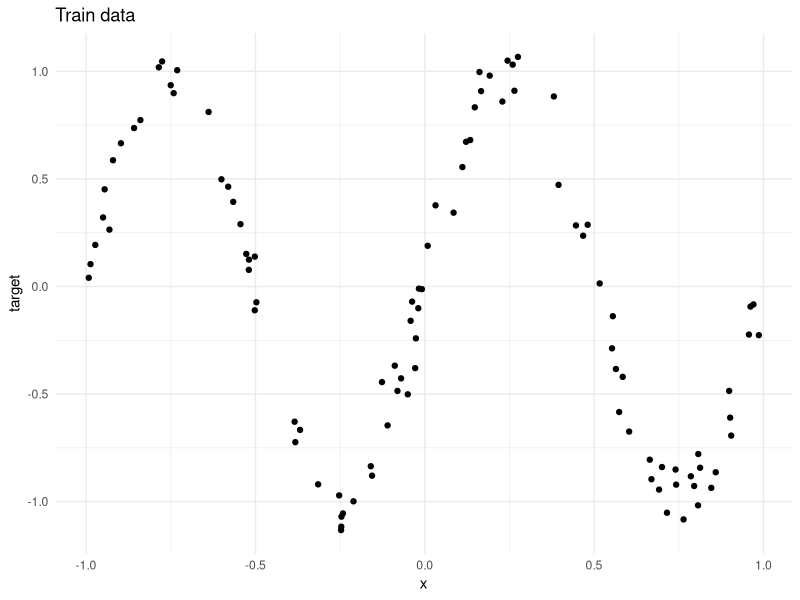
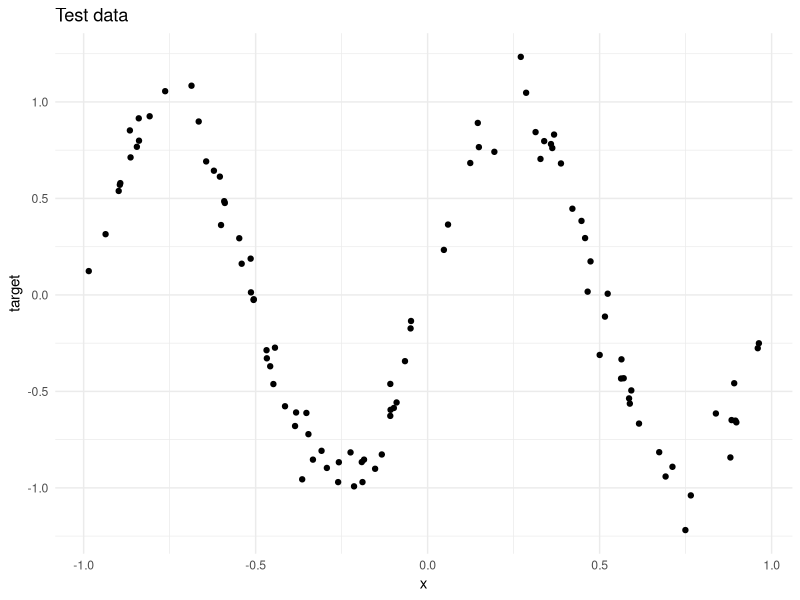
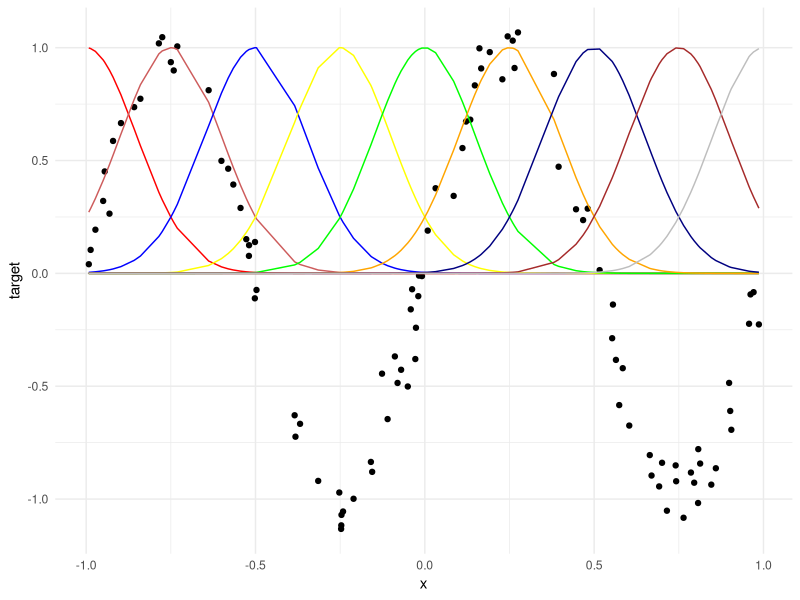
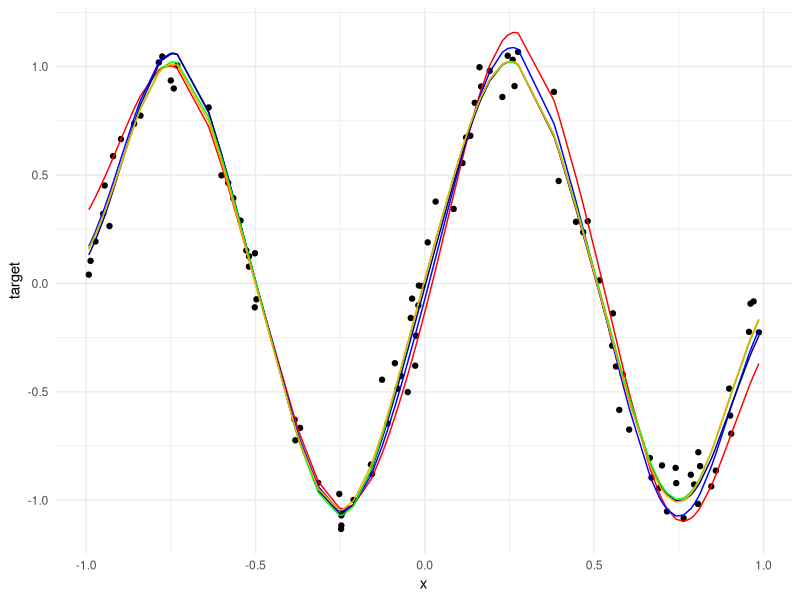
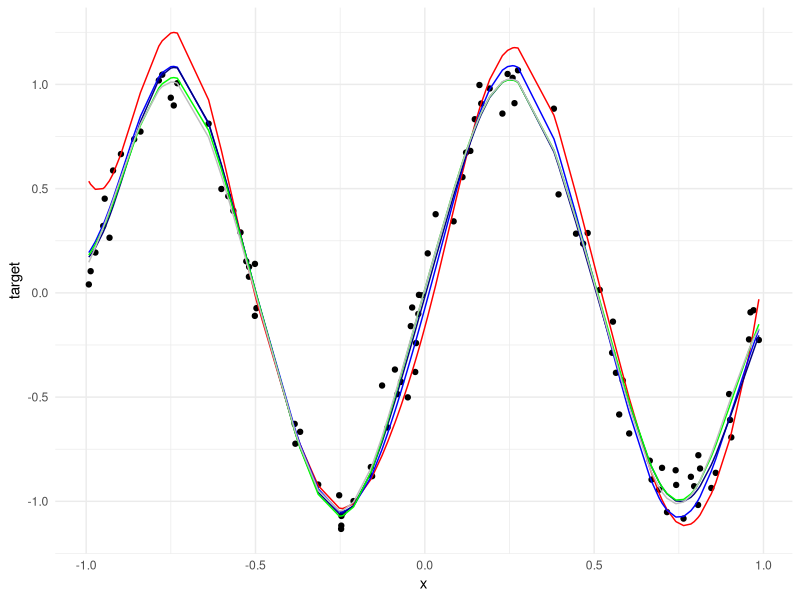
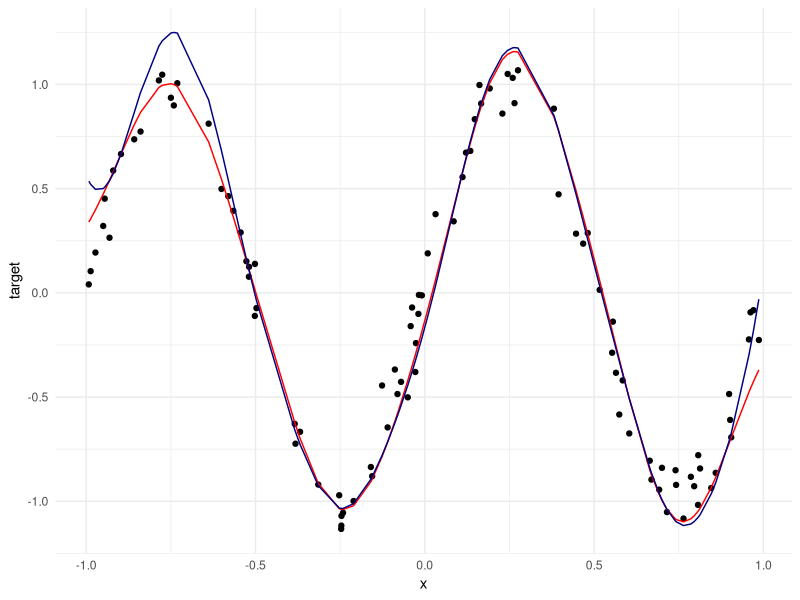
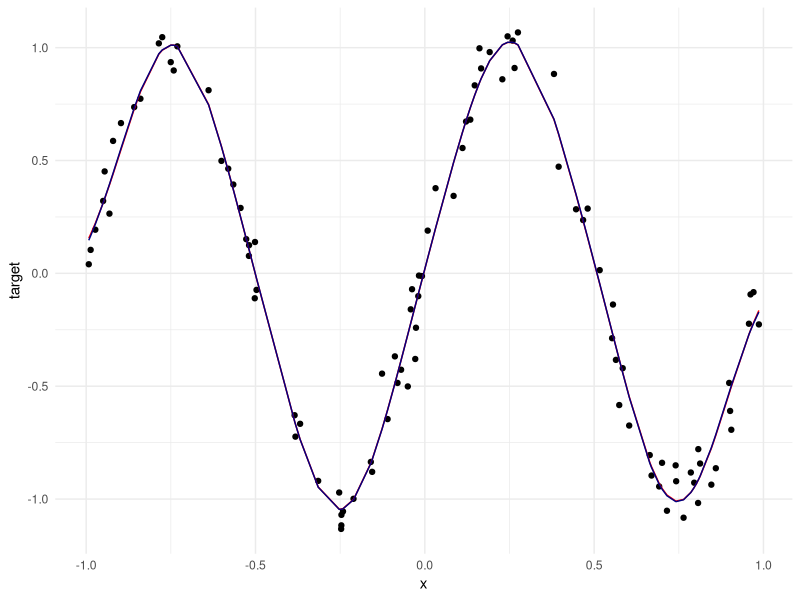
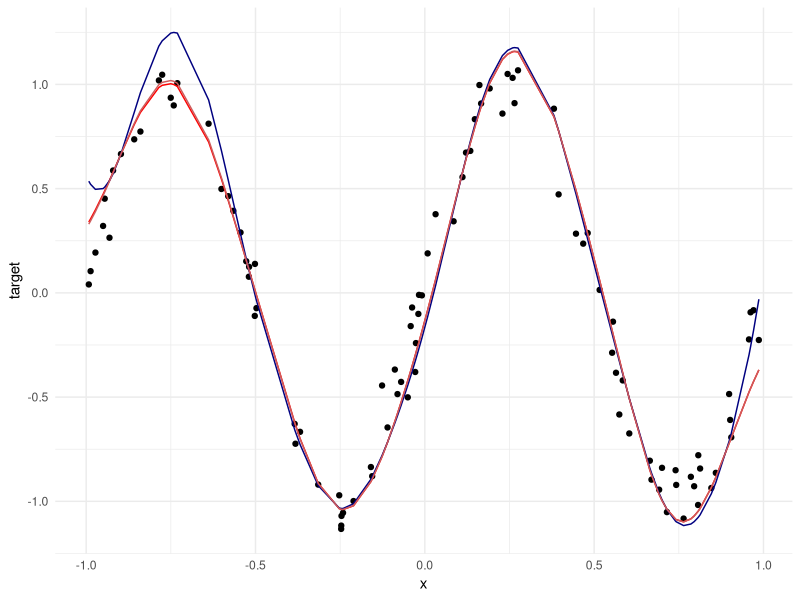

These figures' R source, in order:
library(ggplot2)

set.seed(150)

my_func <- function(n){
  x <- runif(n, min = -1, max = 1)
  noise <- rnorm(n, mean = 0, sd = 0.1)
  target <- sin(2 * pi * x) + noise
  return(data.frame(x, target))
}

##### Generate data and iteration steps #####
my_values <- my_func(100)
target <- my_values$target
x <- my_values$x

my_values_test <- my_func(100)
target_test <- my_values_test$target
x_test <- my_values_test$x

# plots
ggplot(data = my_values, aes(x = x, y = target)) + geom_jitter() +
  theme_minimal() + 
  labs(title = "Train data")

ggplot(data = my_values_test, aes(x = x, y = target)) + geom_jitter() +
  theme_minimal() + 
  labs(title = "Test data")


##### Gaussian transformation #####
mean <- seq(-1, 1, by = 0.25)
sd <- 0.15
gaus_basis <- function(mean, sd){
  new_features <- as.data.frame(x)
  
  for (i in 1:length(mean)){
    new_features[, i] <- exp( - (x - mean[i])^2 / (2 * sd^2)) # dnorm(x, mean[i], sd)
  }
  names(new_features) <- c('x1', 'x2', 'x3', 'x4', 'x5', 'x6', 'x7', 'x8', 'x9')
  return(new_features)
}

features1 <- gaus_basis(mean, sd)
df1 <- cbind(my_values, features1)
df <- cbind(rep(1, 100), unname(as.matrix(df1[, - c(1:2)])))

features1_test <- gaus_basis(mean, sd)
df1_test <- cbind(my_values_test, features1_test)
df_test <- cbind(rep(1, 100), unname(as.matrix(df1_test[, - c(1:2)])))


ggplot(data = df1) +
  geom_jitter(aes(x = x, y = target)) +
  geom_line(aes(x = x, y = x1), color = "red") + 
  geom_line(aes(x = x, y = x2), color = "indianred") +
  geom_line(aes(x = x, y = x3), color = "blue") +
  geom_line(aes(x = x, y = x4), color = "yellow") +
  geom_line(aes(x = x, y = x5), color = "green") +
  geom_line(aes(x = x, y = x6), color = "orange") +
  geom_line(aes(x = x, y = x7), color = "navyblue") +
  geom_line(aes(x = x, y = x8), color = "brown") +
  geom_line(aes(x = x, y = x9), color = "grey") +
  theme_minimal()


##### Ridge regression (RLS) #####
library(glmnet) # we use this library to determine the optimal lambda

lambdas <- 10^seq(2, -2, by = -0.1)
ridge1 <- glmnet(df[1:20, ], as.numeric(df1[1:20, 2]), 
                   alpha = 0, lambda = lambdas)
opt_lambda1 <- ridge1[[5]][length(ridge1[[5]])] # cross-validation with 20 observations does not produce nice results, 
                                    # thus the minimizing value for explained deviance was taken

cv.ridge2 <- cv.glmnet(df[1:40, ], as.numeric(df1[1:40, 2]), 
                       alpha = 0, lambda = lambdas)
opt_lambda2 <- cv.ridge2$lambda.min

cv.ridge3 <- cv.glmnet(df[1:60, ], as.numeric(df1[1:60, 2]), 
                       alpha = 0, lambda = lambdas)
opt_lambda3 <- cv.ridge3$lambda.min

cv.ridge4 <- cv.glmnet(df[1:80, ], as.numeric(df1[1:80, 2]), 
                       alpha = 0, lambda = lambdas)
opt_lambda4 <- cv.ridge4$lambda.min

cv.ridge5 <- cv.glmnet(df, as.numeric(df1[, 2]), 
                       alpha = 0, lambda = lambdas)
opt_lambda5 <- cv.ridge5$lambda.min

# now we calculate our own ridge regression with the lambda already predetermined
ridge <- function(mydata, lambda){
  mydata <- cbind(intercept = rep(1, nrow(mydata)), mydata)
  train_data <- unname(as.matrix(mydata[, - c(2:3)])) 
  w_ols_reg <- solve(lambda * diag(10) + t(train_data) %*% train_data) %*% 
                  t(train_data) %*% mydata[, 3]
  w_ols_reg <- as.data.frame(w_ols_reg, row.names = c(paste("w", 0:9, sep = '_')))
  names(w_ols_reg) <- c("estimate")
  return(w_ols_reg)
  # return(vector(w_0 = w_ols_reg[1, 1], w_1 = w_ols_reg[2, 1], w_3 = w_ols_reg[3, 1],
  #             w_4 = w_ols_reg[4, 1], w_5 = w_ols_reg[5, 1], w_6 = w_ols_reg[6, 1],
  #             w_7 = w_ols_reg[7, 1], w_8 = w_ols_reg[8, 1], w_9 = w_ols_reg[9, 1]))
}

rls1 <- ridge(df1[1:20, ], opt_lambda1)
fitted_rls1 <- df_test %*% as.matrix(rls1)
rls2 <- ridge(df1[1:40, ], opt_lambda2)
fitted_rls2 <- df_test %*% as.matrix(rls2)
rls3 <- ridge(df1[1:60, ], opt_lambda3)
fitted_rls3 <- df_test %*% as.matrix(rls3)
rls4 <- ridge(df1[1:80, ], opt_lambda4)
fitted_rls4 <- df_test %*% as.matrix(rls4)
rls5 <- ridge(df1, opt_lambda5)
fitted_rls5 <- df_test %*% as.matrix(rls5)

# result overview and some graphs
print(cbind(rls1, rls2, rls3, rls4, rls5))
fitted_rls <- cbind(fitted_rls1, fitted_rls2, fitted_rls3,
                      fitted_rls4, fitted_rls5)

ggplot(data = df1) +
  geom_jitter(aes(x = x, y = target)) +
  geom_line(aes(x = x, 
                y = fitted_rls1), color = "red") +
  geom_line(aes(x = x, 
                  y = fitted_rls2), color = "blue") +
  geom_line(aes(x = x, 
                  y = fitted_rls3), color = "navyblue") +
  geom_line(aes(x = x, 
                  y = fitted_rls4), color = "green") + 
  geom_line(aes(x = x, 
                  y = fitted_rls5), color = "orange") +
  theme_minimal()


##### Bayesian regression #####
bayes_solution <- function(mydata, alpha, beta){
  mydata <- unname(as.matrix(cbind(intercept = rep(1, nrow(mydata)), mydata[, -1])))
  alphaI <- alpha * diag(10)
  S <- solve(alphaI + beta * t(mydata[, -2]) %*% mydata[, -2])
  m <- as.vector(beta * S %*%  t(mydata[, -2]) %*% mydata[, 2])
  
  m <- as.data.frame(m, row.names = c(paste("w", 0:9, sep = '_')))
  names(m) <- c("estimate")
  return(m)
}

# we chose as prior alpha = 0 and beta equal 20, we can see the results are quite good
bayes1 <- bayes_solution(df1[1:20, ], 0, 20)
fitted_bayes1 <- df_test %*% as.matrix(bayes1)
bayes2 <- bayes_solution(df1[1:40, ], 0, 20)
fitted_bayes2 <- df_test %*% as.matrix(bayes2)
bayes3 <- bayes_solution(df1[1:60, ], 0, 20)
fitted_bayes3 <- df_test %*% as.matrix(bayes3)
bayes4 <- bayes_solution(df1[1:80, ], 0, 20)
fitted_bayes4 <- df_test %*% as.matrix(bayes4)
bayes5 <- bayes_solution(df1, 0, 20)
fitted_bayes5 <- df_test %*% as.matrix(bayes5)

# our results plus some graphs
print(cbind(bayes1, bayes2, bayes3, bayes4, bayes5))
fitted_bayes <- cbind(fitted_bayes1, fitted_bayes2, fitted_bayes3,
                      fitted_bayes4, fitted_bayes5)

ggplot(data = df1) +
  geom_jitter(aes(x = x, y = target)) +
  geom_line(aes(x = x, 
                y = fitted_bayes1), color = "red") +
  geom_line(aes(x = x, 
                y = fitted_bayes2), color = "blue") +
  geom_line(aes(x = x, 
                y = fitted_bayes3), color = "navyblue") +
  geom_line(aes(x = x, 
                y = fitted_bayes4), color = "green") + 
  geom_line(aes(x = x, 
                y = fitted_bayes5), color = "gray") +
  theme_minimal()

##### Comparison of Ridge and Bayesian regression #####
ggplot(data = df1) +
  geom_jitter(aes(x = x, y = target)) +
  geom_line(aes(x = x, 
                y = fitted_rls1), color = "red") +
  geom_line(aes(x = x, 
                y = fitted_bayes1), color = "navyblue") +
  theme_minimal()

ggplot(data = df1) +
  geom_jitter(aes(x = x, y = target)) +
  geom_line(aes(x = x, 
                y = fitted_rls5), color = "red") +
  geom_line(aes(x = x, 
                y = fitted_bayes5), color = "navyblue") +
  theme_minimal()

# table comparison
rmse_bayes <- vector()
for (i in 1:5){
  rmse_bayes[i] <- sqrt(sum((fitted_bayes[, i] - target)^2 / length(target)))
}

rmse_rls <- vector()
for (i in 1:5){
  rmse_rls[i] <- sqrt(sum((fitted_rls[, i] - target)^2 / length(target)))
}

comp <- data.frame(rmse_bayes, rmse_rls, row.names = c("20 observations", 
                                                             "40 observations", "60 observations",
                                                             "80 observations", "100 observations"))
names(comp) <- c("Bayes RMSE", "Ridge RMSE")
print(comp)

##### Bayesian regression, estimating alpha, beta #####

# properly estimated bayesian regression (unlike in # 3 we estimate also alpha, beta)
BLR_posterior <- function(phi, target, beta, m_N_old, S_N_old){
  # the prior knowledge
  m_0 <- m_N_old
  S_0 <- S_N_old
  # updateing the prior knowledge
  S_N <- solve(solve(S_0) + beta * t(phi) %*% phi)
  m_N <- S_N %*% (solve(S_0) %*% m_0 + beta * t(phi) %*% target)
  
  return(list(m_N, S_N))
}


BLR_optim <- function(phi, t, max_iter = 1000, 
                        d_alpha_min = 0.01, 
                        d_beta_min = 0.01){
  alpha <- 0.5
  beta <- 5
  m_N <- as.matrix(rep(0, 10))
  S_N <- alpha * diag(1, 10)
  iteration <- 1 
  d_alpha <- 5
  d_beta <- 5
  
  while ((iteration < max_iter) & ((abs(d_alpha) > d_alpha_min) | (abs(d_beta) > d_beta_min))) {
    lambdas <- eigen(beta * t(phi) %*% phi)$values
    gamma <- 0
    for (lambda in lambdas) {
      gamma <- gamma + (lambda / (alpha + lambda)) 
    }
    
    updated_mN_SN <- BLR_posterior(phi = phi, 
                           target = t, 
                           beta = beta, 
                           m_N_old = m_N, 
                           S_N_old = S_N)
    m_N <- updated_mN_SN[[1]]
    S_N <- updated_mN_SN[[2]]
    SSR <- 0
    for (i in 1:nrow(phi)) {
      SSR <- SSR + (t[i] - (t(m_N) %*% phi[i, ]))^2
    }
    
    d_alpha <- (gamma / (t(m_N) %*% m_N)) - alpha
    alpha <- as.numeric(alpha + d_alpha)
    
    d_beta <- (1 / ((1 / (nrow(phi) - gamma)) * SSR)) - beta
    beta <- as.numeric(beta + d_beta)
    iteration <- iteration + 1
  }
  
  m_0 <- as.matrix(rep(0, 10))
  S_0 <- alpha * diag(1, 10)
  S_N <- solve(solve(S_0) + beta * t(phi) %*% phi)
  m_N <- S_N %*% (solve(S_0) %*% m_0 + beta * t(phi) %*% t)
  
  print(iteration)
  print(alpha)
  print(beta)
  return(m_N)
}

BLR1 <- BLR_optim(df[1:20, ], df1$target[1:20])
fitted_BLR1 <- df %*% as.matrix(BLR1)
BLR2 <- BLR_optim(df[1:40, ], df1$target[1:40])
fitted_BLR2 <- df %*% as.matrix(BLR2)
BLR3 <- BLR_optim(df[1:60, ], df1$target[1:60])
fitted_BLR3 <- df %*% as.matrix(BLR3)
BLR4 <- BLR_optim(df[1:80, ], df1$target[1:80])
fitted_BLR4 <- df %*% as.matrix(BLR4)
BLR5 <- BLR_optim(df, df1$target)
fitted_BLR5 <- df %*% as.matrix(BLR5)

print(cbind(BLR1, BLR2, BLR3, BLR4, BLR5))
fitted_BLR <- cbind(fitted_BLR1, fitted_BLR2, fitted_BLR3,
                      fitted_BLR4, fitted_BLR5)

###### Exercise 6, comparison ######
coef_BLR <- cbind(BLR1, BLR2, BLR3, BLR4, BLR5)
colnames(coef_BLR) <- c("20 obs", "40 obs", "60 obs", "80 obs", "100 obs")
coef_BLR

ggplot(data = df1) +
  geom_jitter(aes(x = x, y = target)) +
  geom_line(aes(x = x, 
                y = fitted_rls1), color = "red") +
  geom_line(aes(x = x, 
                y = fitted_bayes1), color = "navyblue") +
  geom_line(aes(x = x, 
                y = fitted_BLR1), color = "indianred") +
  theme_minimal()

ggplot(data = df1) +
  geom_jitter(aes(x = x, y = target)) +
  geom_line(aes(x = x, 
                y = fitted_rls5), color = "red") +
  geom_line(aes(x = x, 
                y = fitted_bayes5), color = "navyblue") +
  geom_line(aes(x = x, 
                y = fitted_BLR5), color = "indianred") +
  theme_minimal()

rmse_BLR <- vector()
for (i in 1:5){
  rmse_BLR[i] <- sqrt(sum((fitted_BLR[, i] - target)^2 / length(target)))
}

comp1 <- data.frame(rmse_BLR, rmse_rls, row.names = c("20 observations", 
                                                       "40 observations", "60 observations",
                                                       "80 observations", "100 observations"))
names(comp1) <- c("BLR RMSE", "Ridge RMSE")
print(comp1)



